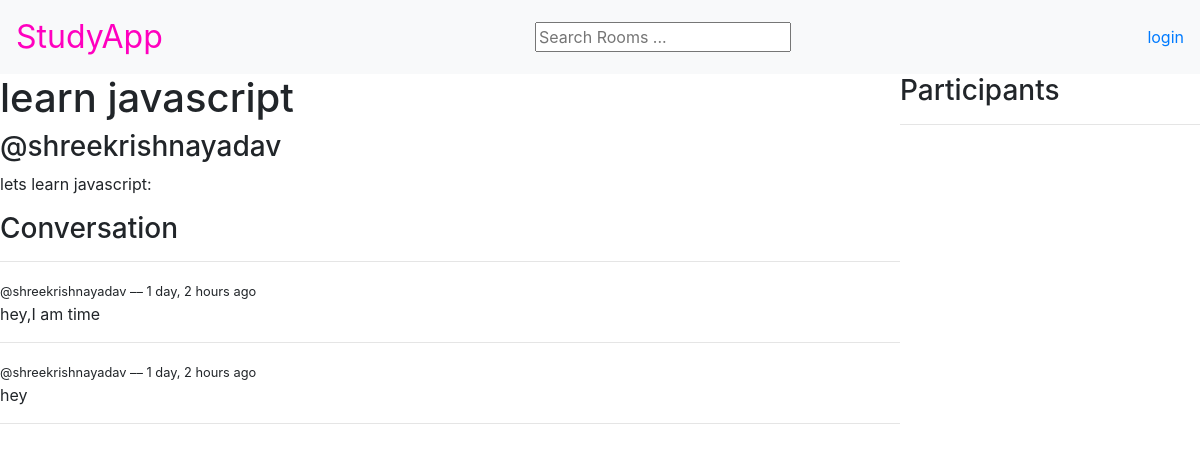
The app's page /room/1/, older data.
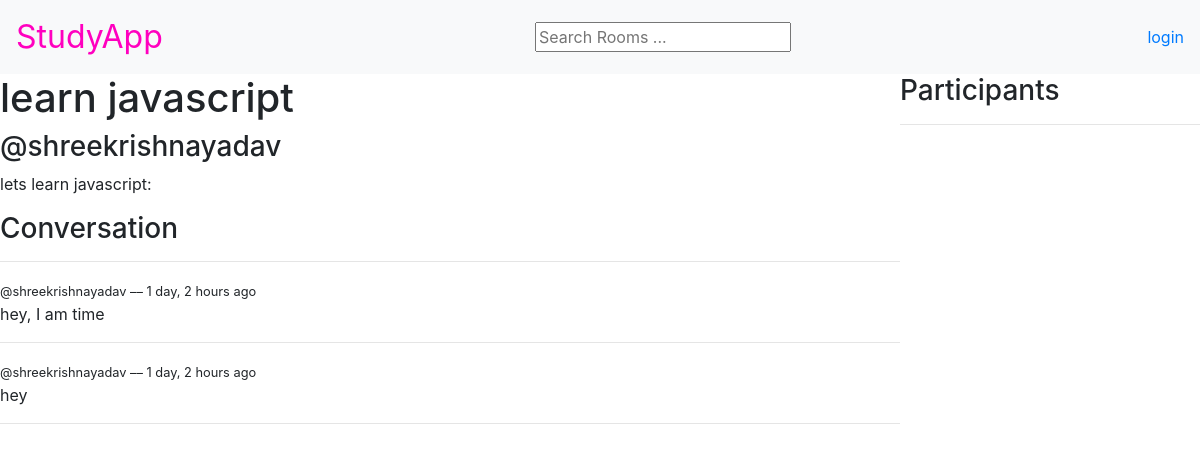
The same page, newer data.
### base/models.py (models this page shows, shortened)
class Message(models.Model):
    user = models.ForeignKey(User, on_delete=models.CASCADE, default=1)
    room = models.ForeignKey(Room, on_delete=models.CASCADE)
    body = models.TextField()
    updated = models.DateTimeField(auto_now=True)
    created = models.DateTimeField(auto_now_add=True)

### base/views.py (the view, shortened to what this page needs)
# urls.py: path("room/<str:pk>/", views.room , name = "room" ),
def room(request,pk):
    room = Room.objects.get(id=pk)
    room_messages = room.message_set.all().order_by('-created')
    participants = room.participants.all()
    context = {'room':room, 'room_messages': room_messages, 'participants': participants}
    return render(request, "base/room.html", context)

### base/templates/base/room.html (shortened to what this page needs)
{% extends "base/main.html" %}
{% block content %}
<div class="room-container">
    <div>
        <h1> {{room.name}} </h1>
        <h3> @{{room.host}} </h3>
        <p> {{room.description}}</p>
        <div class="comment-wrapper">
            <h3> Conversation</h3>
            <hr>
            {% for message in room_messages %}
                <div>
                    <small>@{{message.user}} –– {{message.created|timesince}} ago </small>
                    <p>{{message.body}}</p>
                    <hr>
                </div>
            {% endfor %}
        </div>
    </div>
    <div>
        <h3> Participants</h3>
        <hr>
    </div>
</div>
{% endblock content %}

Row changes from the older to the newer data that the page shows:
changed Message: body "hey,I am time" → "hey, I am time"
